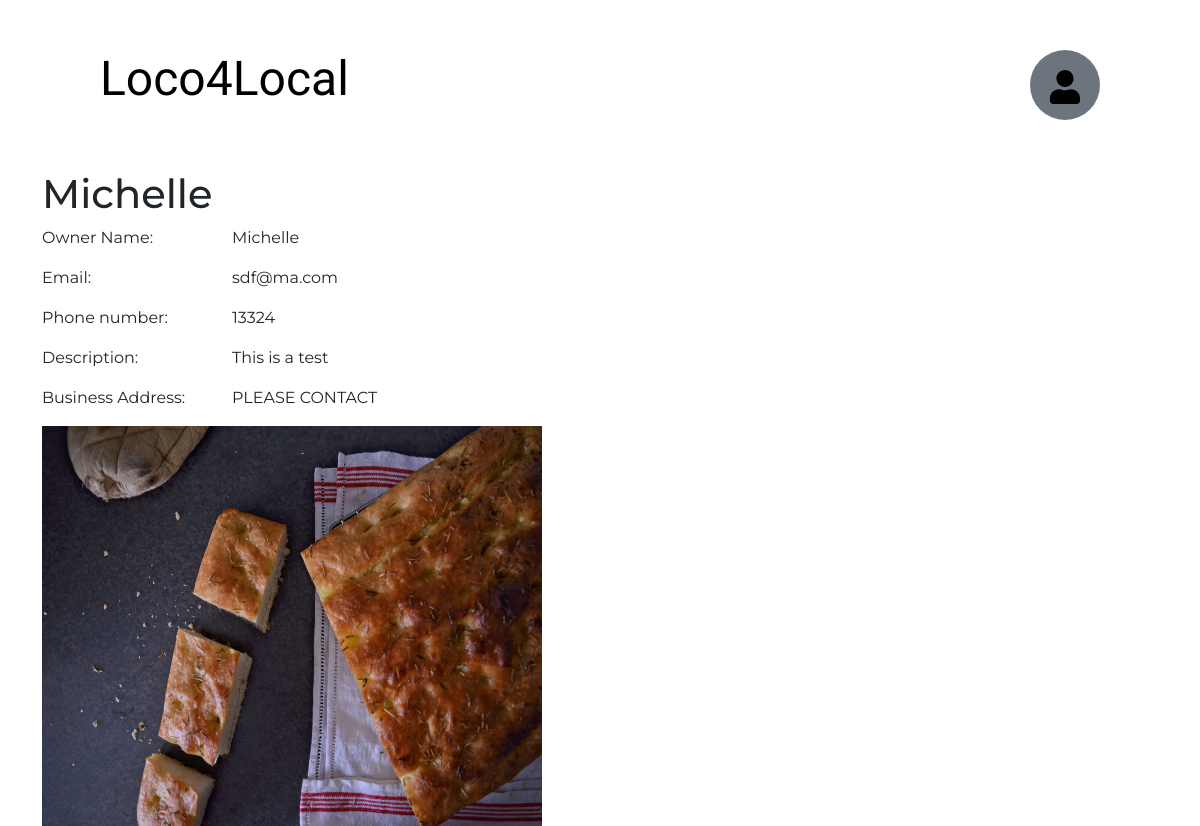
Page /home/vendor_info/4 on the committed database.
### home/models.py (models this page shows, shortened)
class VendorPost(models.Model):
    business_name = models.CharField(max_length= 100, default = ' ')
    owner_name = models.CharField(max_length = 100, default = ' ')
    business_address = models.CharField(max_length = 100, default = 'PLEASE CONTACT')
    phone_number = models.CharField(max_length = 100, default = ' ')
    email = models.CharField(max_length = 100, default = ' ')
    description = models.CharField(max_length = 350, default = ' ')
    pub_date = models.DateTimeField('date published')
    business_category1 = forms.CharField(label='business category', widget=forms.Select(choices=CATEGORIES))
    photo = models.ImageField(null = True, blank = True)

### home/views.py (the view)
# urls.py: path('vendor_info/<list_id>', views.vendor_info, name='vendor_info'),
def vendor_info(request, list_id):
    item = VendorPost.objects.get(pk=list_id)
    return render(request, 'vendor_info.html', {'item': item})

### home/templates/vendor_info.html
{% extends 'base.html' %}
{% load static %}
{% block content %}
<div class="container">
  <h1>{{ item.business_name }}</h1>
  <div class="row">
    <p class="col col-lg-2">Owner Name:</p>
    <p class="col-md-auto">{{ item.owner_name }}</p>
  </div>
  <div class="row">
    <p class="col col-lg-2">
      Email:
    </p>
    <p class="col-md-auto">
      {{ item.email }}
    </p>
  </div>
  <div class="row">
    <p class="col col-lg-2">
      Phone number:
    </p>
    <p class="col-md-auto">
      {{ item.phone_number }}
    </p>
  </div>
  <div class="row">
    <p class="col col-lg-2">
      Description:
    </p>
    <p class="col-md-auto">{{ item.description }}</p>
  </div>
  <div class="row">
    <p class="col col-lg-2">Business Address:</p>
    <p class="col-md-auto">{{ item.business_address }}</p>
  </div>
  <div>
    <img src="{{ item.photo.url }}" width="500px" height="400px">
  </div>
</div>
{% endblock %}

### home/templates/base.html (style rules this page uses)
body { font-family: 'Montserrat', serif; }

### rows in the picture
VendorPost: business_name "Michelle", owner_name "Michelle", email "sdf@ma.com", phone_number "13324", description "This is a test", business_address "PLEASE CONTACT", photo (picture)
